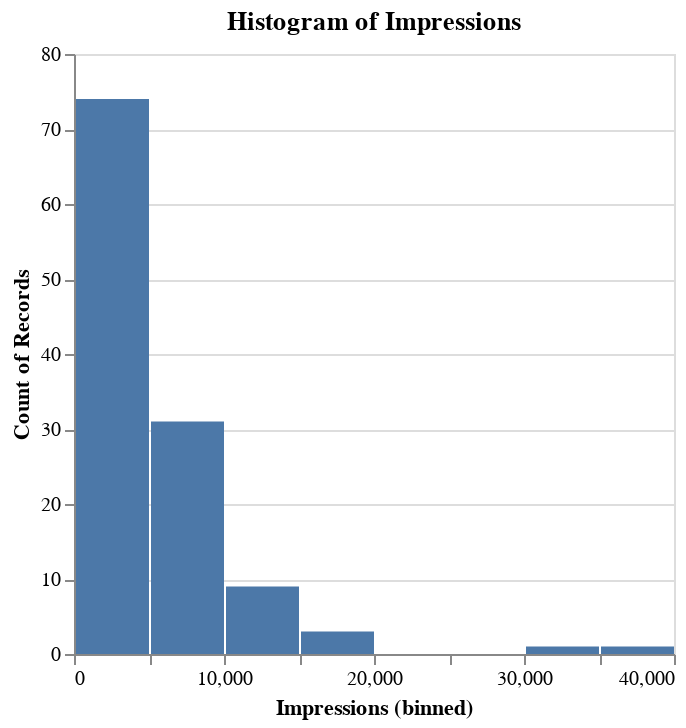

The notebook cell this image was saved under:
### Code cell
#1. Histogram of Impressions
hist_impressions = alt.Chart(data).mark_bar().encode(
    alt.X('Impressions', bin=True),
    y='count()',
).properties(
    title='Histogram of Impressions'
)

hist_impressions
